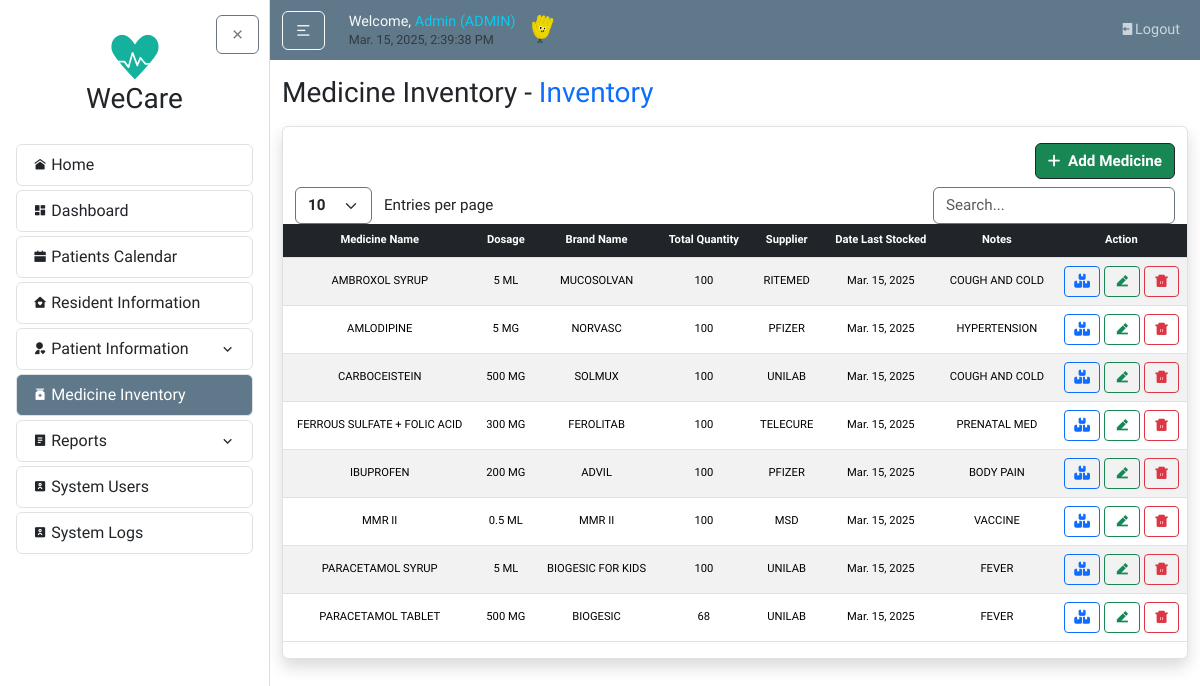
The app's page /medicines/ (signed in) with its own data.
### users/models.py (models this page shows, shortened)
class UserProfile(models.Model):
    USER_TYPE_CHOICES = [
        ('BHW', 'Barangay Health Worker'),
        ('BRGY-STAFF', 'Barangay Staff'),
        ('DOCTOR', 'Doctor'),
        ('ADMIN', 'Admin'),
        ('ROOT', 'Root'),
    ]
    STATUS_CHOICES = [
        ('ACTIVE', 'Active'),
        ('INACTIVE', 'Inactive'),
    ]
    user = models.OneToOneField(User, on_delete=models.CASCADE)
    userrole = models.CharField(max_length=10, choices=USER_TYPE_CHOICES, default='BHW')
    status = models.CharField(max_length=8, choices=STATUS_CHOICES, default='ACTIVE')
    created_by = models.ForeignKey(User, related_name='created_user_profiles', on_delete=models.SET_NULL, null=True, blank=True)

### medicineMonitoring/models.py (models this page shows, shortened)
class Medicine(models.Model):
    medicine_name = models.CharField(max_length=255)
    brand_name = models.CharField(max_length=255, blank=True, null=True)
    dosage = models.CharField(max_length=100, blank=True, null=True)
    total_quantity = models.PositiveIntegerField(default=0)
    supplier_name = models.CharField(max_length=255)
    date_last_stock = models.DateField(blank=True)
    notes = models.TextField(blank=True, null=True)

### users/decorators.py (the view)
        def wrapper(request, *args, **kwargs):
            try:
                profile = request.user.userprofile
                if profile.userrole == 'ADMIN' or profile.userrole in allowed_roles:
                    return view_func(request, *args, **kwargs)
                else:
                    messages.warning(
                        request,
                        f"You don't have permission to access the {module_name} module."
                    )
                    return redirect('home')
            except UserProfile.DoesNotExist:
                messages.warning(
                    request,
                    f"Complete your profile to access the {module_name} module."
                )
                return redirect('home')

### medicineMonitoring/views.py (called while the page is built)
@login_required
@role_required(['ADMIN'], 'Medicine Record')
def medicine_list(request):
    medicines = Medicine.objects.all().order_by("medicine_name")
    return render(request, "medicineMonitoring/medicine_list.html", {"medicines": medicines})

### medicineMonitoring/templates/medicineMonitoring/medicine_list.html (shortened to what this page needs)
{% extends "home/layout.html" %}
{% load static %}
{% block body %}
  <h3 class="mb-3">Medicine Inventory - <span class="text-primary">Inventory</span></h3>
  <article class="content-section border rounded p-0 shadow">
    <div class="container">
      {% if request.user.userprofile.userrole in "[ADMIN]" %}
      <div class="row mt-2">
        <div class="col-auto ms-auto">
          <a href="{% url 'medicine-add' %}" class="btn btn-success info border-dark fw-bold" style="font-size: calc(0.8rem + 0.2vw);">
            <i class="fa-solid fa-plus my-auto" style="font-size: calc(0.6rem + 0.4vw);"></i>
            <span class="ms-1">Add Medicine</span>
          </a>
        </div>
      </div>
      {% endif %}
      <div class="row mt-2">
        <div class="col-auto">
          <select id="customEntries" class="form-select d-inline w-auto border-secondary fw-bold" style="font-size: calc(0.8rem + 0.2vw); cursor: pointer; vertical-align: middle;">
            <option value="10">10</option>
          </select>
          <span class="d-inline ms-2" style="font-size: calc(0.8rem + 0.2vw); vertical-align: middle;">Entries per page</span>
        </div>
        <div class="col-auto ms-auto">
          <input type="text" id="searchBar" class="form-control d-inline w-auto border-secondary" placeholder="Search..." style="font-size: calc(0.8rem + 0.2vw); vertical-align: middle;">
        </div>
      </div>
    </div>
    <div class="table-responsive">
      <table id="dataTable" class="table table-striped projectTables">
        <thead class="table-dark">
          <tr>
            <th>Medicine Name</th>
            <th>Dosage</th>
            <th>Brand Name</th>
            <th>Total Quantity</th>
            <th>Supplier</th>
            <th>Date Last Stocked</th>
            <th>Notes</th>
            <th>Action</th>
          </tr>
        </thead>
        <tbody>
          {% for med in medicines %}
          <tr>
            <td class="align-middle">{{ med.medicine_name }}</td>
            <td class="align-middle">{{ med.dosage }}</td>
            <td class="align-middle">{{ med.brand_name }}</td>
            <td class="align-middle">{{ med.total_quantity }}</td>
            <td class="align-middle">{{ med.supplier_name }}</td>
            <td class="align-middle">{{ med.date_last_stock|date:"M. d, Y" }}</td>
            <td class="align-middle">{{ med.notes }}</td>
            <td class="align-middle">
              <div class="d-flex">
                <a href="{% url 'medicine-detail' med.pk %}" class="btn btn-sm btn-outline-primary fw-bold flex-fill me-1" title="Inventory">
                  <i class="fa-solid fa-boxes-stacked"></i>
                </a>
                {% if request.user.userprofile.userrole in "[ADMIN]" %}
                  <a href="{% url 'medicine-update' med.pk %}" class="btn btn-sm btn-outline-success fw-bold flex-fill me-1" title="Edit">
                    <i class="ri-edit-2-fill"></i>
                  </a>
                  <button type="button" data-bs-toggle="modal" data-bs-target="#myModal" data-deleteData="{{ med.medicine_name }}" data-ID="{{ med.pk }}" class="btn btn-sm fw-bold flex-fill btn-outline-danger"><i class="ri-delete-bin-5-fill"></i></button>
                {% endif %}
              </div>
            </td>
          </tr>
          {% endfor %}
        </tbody>
      </table>
    </div>
  </article>
{% endblock body %}

### home/templates/home/layout.html (shortened to what this page needs)
{% load static %}
<!DOCTYPE html>
<html lang="en">
<head>
  <link rel="stylesheet" type="text/css" href="{% static 'home/main.css' %}">
  <link href="https://cdn.jsdelivr.net/npm/bootstrap@5.3.3/dist/css/bootstrap.min.css" rel="stylesheet">
  <link rel="stylesheet" href="https://cdnjs.cloudflare.com/ajax/libs/remixicon/4.6.0/remixicon.css">
  <link rel="stylesheet" href="//cdn.datatables.net/2.2.2/css/dataTables.dataTables.min.css">
  <link rel="stylesheet" href="https://cdn.jsdelivr.net/npm/flatpickr/dist/flatpickr.min.css">
</head>
<body>
  {% include "home/sidebar.html" %}
    <div id="content-wrapper" class="flex-grow-1">
      <header class="site-header">
        <nav class="navbar navbar-expand-md navbar-dark bg-steel">
          <div class="container">
            <div class="navbar-nav align-items-xl-center">
              <button id="sidebarToggle" class="btn btn-outline-light me-3 my-auto">
                <i class="ri-menu-2-line"></i>
              </button>
            </div>
            <div class="ms-2 me-auto">
              <h5 class="d-flex align-items-end gap-1 mb-1">
                  <span class="text-light nav-font">
                      {% if user.is_authenticated %}Welcome, <span class="text-info">{{ request.user }} ({{ request.user.userprofile.userrole }})</span> <br>{% endif %}
                      <small id="clock" class="my-auto text-muted text-light"></small>
                  </span>
                  <span><img src="{% static 'home/images/hand.gif' %}" alt="" style="height: 2em; width: auto; vertical-align: middle;"></span>
              </h5>
            </div>
            <div class="navbar-nav ms-auto nav-font">
              {% if user.is_authenticated %}
                <a class="nav-item nav-link" href="{% url "logout" %}"><i class="ri-logout-box-fill "></i>Logout</a>
              {% endif %}
            </div>
          </div>
        </nav>
      </header>
      <main id="main-content" role="main" class="container mt-3">
          <div class="row">
            <div class="col">
              {% block body %}{% endblock %}
            </div>
          </div>
      </main>
    </div>
  </div>
</body>
</html>

### home/static/home/main.css (style rules this page uses)
body { background: #fafafa; color: #333333; font-family: 'Varela Round', sans-serif!important; }
h1, h2, h3, h4, h5, h6 { color: #444444; font-size: calc(1rem + 0.8vw); margin-bottom: 1rem; }
.bg-steel { background-color: #5f788a; }
.site-header { position: sticky; top: 0; z-index: 1000; }
.navbar-nav { flex-wrap: wrap; gap: 0.5rem; }
.navbar-nav .nav-link { color: #cbd5db; transition: color 0.2s ease; }
.nav-font { font-size: clamp(0.7rem, 1.2vw, 1rem); }
.content-section { background: #ffffff; padding: 1.25rem; border: 1px solid #dddddd; border-radius: 0.5rem; margin-bottom: 1.5rem; }
#content-wrapper { flex: 1; overflow-y: auto; height: 100vh; }
.projectTables { font-size: calc(0.55rem + 0.2vw); margin-bottom: 0; }
.projectTables th, .projectTables td { padding: calc(5px + 0.2vw) calc(8px + 0.2vw); vertical-align: middle; border-color: #dee2e6; text-align: center; }
.projectTables thead th { font-weight: 600; }
button, input[type="submit"] { margin-top: 10px; }
.container { max-width: 1490px!important; }
html { scroll-behavior: smooth; }

### medicineMonitoring/templates/medicineMonitoring/medicine_list.html (style rules this page uses)
table td, table th { text-align: center !important; vertical-align: middle; }

### records on screen
Medicine: medicine_name "AMBROXOL SYRUP", dosage "5 ML", brand_name "MUCOSOLVAN", total_quantity "100", supplier_name "RITEMED", date_last_stock "Mar. 15, 2025", notes "COUGH AND COLD"
Medicine: medicine_name "AMLODIPINE", dosage "5 MG", brand_name "NORVASC", total_quantity "100", supplier_name "PFIZER", date_last_stock "Mar. 15, 2025", notes "HYPERTENSION"
Medicine: medicine_name "CARBOCEISTEIN", dosage "500 MG", brand_name "SOLMUX", total_quantity "100", supplier_name "UNILAB", date_last_stock "Mar. 15, 2025", notes "COUGH AND COLD"
Medicine: medicine_name "FERROUS SULFATE + FOLIC ACID", dosage "300 MG", brand_name "FEROLITAB", total_quantity "100", supplier_name "TELECURE", date_last_stock "Mar. 15, 2025", notes "PRENATAL MED"
Medicine: medicine_name "IBUPROFEN", dosage "200 MG", brand_name "ADVIL", total_quantity "100", supplier_name "PFIZER", date_last_stock "Mar. 15, 2025", notes "BODY PAIN"
Medicine: medicine_name "MMR II", dosage "0.5 ML", brand_name "MMR II", total_quantity "100", supplier_name "MSD", date_last_stock "Mar. 15, 2025", notes "VACCINE"
Medicine: medicine_name "PARACETAMOL SYRUP", dosage "5 ML", brand_name "BIOGESIC FOR KIDS", total_quantity "100", supplier_name "UNILAB", date_last_stock "Mar. 15, 2025", notes "FEVER"
Medicine: medicine_name "PARACETAMOL TABLET", dosage "500 MG", brand_name "BIOGESIC", total_quantity "68", supplier_name "UNILAB", date_last_stock "Mar. 15, 2025", notes "FEVER"

### other values on screen
{{ request.user }} "Admin"
{{ request.user.userprofile.userrole }} "ADMIN"
